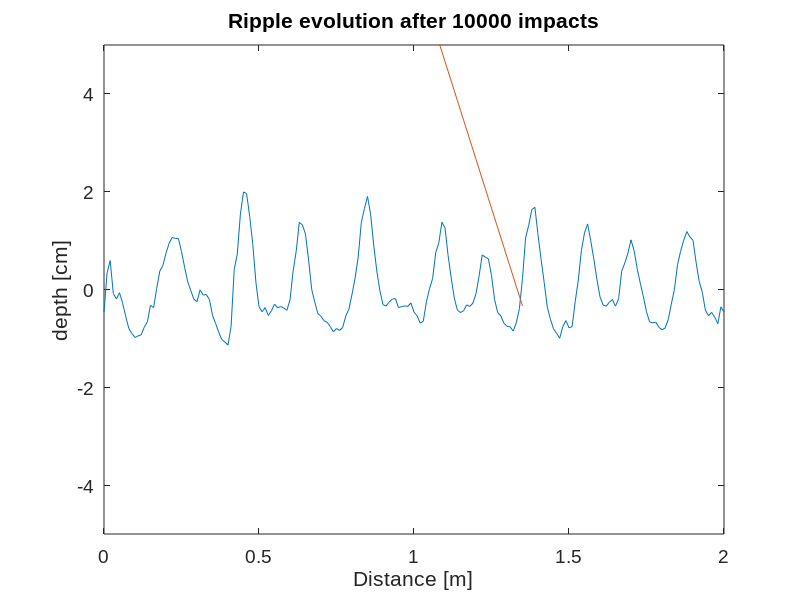

Write the MATLAB code that produced this figure.
%% Sediment transport
% 1D Ripple model
% JSB March 31,2016

clear all
figure(1)
clf

%% Initialize

D = 0.001; % grain size

% x array
dx = 10*D; % x step mm
xmax = 2; % xmax m
x = 0:dx:xmax; % x array
jmax = length(x);

% z array
z = 0.001*rand(size(x)); % randomized initial topo

% now assess how many grains are in each bin
N = (z*dx)/(D^2); % number of grains per pin

% time array
dt = 1; % impact step
tmax = 10000; % max number of impacts
t = 0:dt:tmax; % time array

imax = length(t);

% beam
slope = -0.2; % 11.31 degree angle with slope of .2
multfactor = ((-slope)*xmax); % max y intercept - mulitiply by random number generator

% plot animation
n=200; %number of plots
tplot = tmax/n; % time step of plot

%% run
for i = 1:imax % Calculates each time step
    % defining zbeam at each impact
    b = rand(1); % generate random number between 0 and 1
    b = b*multfactor; % b between 0 and max intercept
    zbeam = (slope*x)+b; % zbeam line for each impact
    
    % finding where the beam hits the topography
    below = [];
    below = find(zbeam <= z); % find all points where zbeam is <= topo
    if isempty(below)==1
        hit = 1+floor(jmax*rand);
    else
        hit = below(1); % only want the first point where zbeam is <= topo
    end
    
    N(hit) = N(hit)- 5; % remove 5
    N(max(1,mod(hit+3,jmax)))=N(max(1,mod(hit+3,jmax)))+1; %add 1
    N(max(1,mod(hit+4,jmax)))=N(max(1,mod(hit+4,jmax)))+3; %add 3
    N(max(1,mod(hit+5,jmax)))=N(max(1,mod(hit+5,jmax)))+1; %add 1
    
    
    z = N*(D*D)/dx; % calculate new z
       
    z(1) = z(end); % wrap around boundary condition
    
if  (rem(t(i),tplot)==0) % decrease plotting frequency - speed up animation
    figure(1), clf
    plot(x,z*100); % plot topography
    hold on
    plot(x(1:hit),zbeam(1:hit)*100); % plot beam
    axis([0 xmax -0.05*100 0.05*100]) % hold axis constant
    hold off

    xlabel('Distance [m]')
    ylabel('depth [cm]')
    set(gca,'fontsize',14,'fontname','arial')
    title(['Ripple evolution after ',num2str(t(i)),' impacts'])
    pause(0.05)
end

end

